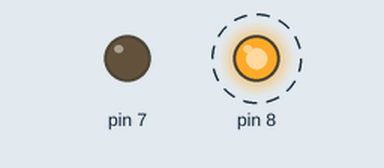
A sketch run on a simulated Arduino Uno, built with avr-gcc and run on an emulated ATmega328P. Parts: output pins drawn as LEDs (lit = HIGH). Dashed ring = blinking.

Above: at 0.5 s.
Timing chart, 0 to 4.6 s (numbered marks = the images above):
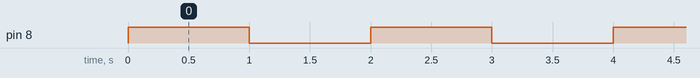

Measured:
- by itself, pin 8: alternates HIGH for 1.0 s and LOW for 1.0 s

The sketch:

md_test.ino
```cpp
void setup() {
  // put your setup code here, to run once:
pinMode(7, OUTPUT);
  pinMode(8, OUTPUT);
}

void loop() {
  // put your main code here, to run repeatedly:
digitalWrite(7, LOW);
    analogWrite(8, 153);
    delay(1000);
    digitalWrite(8,LOW);
    delay(1000);
}
```
